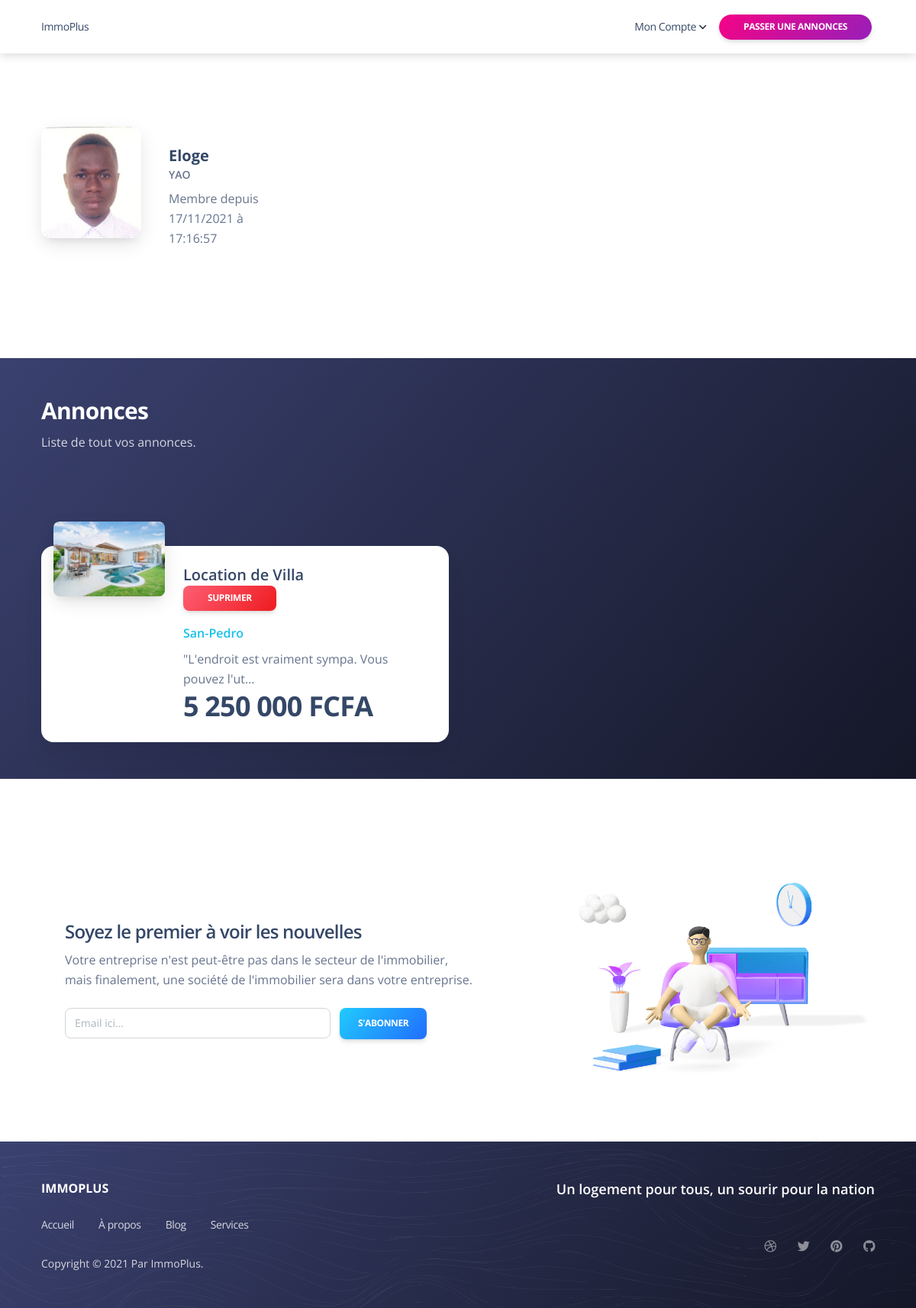
Page /about-us.php (signed in) on the committed database.
### tables this page shows
CREATE TABLE IF NOT EXISTS `annonce` (
  `id` int(255) NOT NULL AUTO_INCREMENT,
  `id_categorie` int(11) NOT NULL,
  `id_annonceur` int(11) NOT NULL,
  `titre` varchar(50) NOT NULL,
  `prix` text NOT NULL,
  `suface` double NOT NULL,
  `ville` varchar(255) NOT NULL,
  `description` text NOT NULL,
  `date_creation` datetime NOT NULL,
  `photoExt` varchar(225) NOT NULL,
  `photoSalon` varchar(225) NOT NULL,
  `photoChambre` varchar(255) NOT NULL,
  PRIMARY KEY (`id`),
  KEY `id_categorie` (`id_categorie`)
);

### about-us.php (the view, shortened to what this page needs)
<?php session_start();
require_once 'admin/backend/database.php';?>
<!DOCTYPE html>
<html lang="fr" itemscope itemtype="http://schema.org/WebPage">
<head>
  <link href="assets/css/nucleo-icons.css" rel="stylesheet" />
  <link href="assets/css/nucleo-svg.css" rel="stylesheet" />
  <link href="assets/css/nucleo-svg.css" rel="stylesheet" />
  <link id="pagestyle" href="assets/css/soft-design-system.css?v=1.0.5" rel="stylesheet" />
</head>
<body class="about-us">
  <?php include 'includes/navbar.php'; ?>
  <section class="py-7">
    <div class="container">
      <div class="row align-items-center">
        <div class="col-md-4">
          <div class="card card-profile card-plain">
            <div class="row">
              <div class="col-lg-5">
                <a href="javascript:;">
                  <div class="position-relative">
                    <div class="blur-shadow-image">
                      <img class="w-100 rounded-3 shadow-lg" src="./assets/uploads/<?= $_SESSION['avatar']; ?>">
                    </div>
                  </div>
                </a>
              </div>
              <div class="col-lg-7 ps-0 my-auto">
                <div class="card-body text-left">
                  <div class="p-md-0 pt-3">
                    <h5 class="font-weight-bolder mb-0"><?= $_SESSION['nom_prenom']; ?></h5>
                    <p class="text-uppercase text-sm font-weight-bold mb-2"><?= $_SESSION['pseudo']; ?></p>
                  </div>
                  <p class="mb-4">Membre depuis <?php $date = date_create($_SESSION['dateCreationCompte']);
                                                echo date_format($date, 'd/m/Y à H:i:s'); ?></p>
                </div>
              </div>
            </div>
          </div>
        </div>
      </div>
    </div>
  </section>
  <section class="pb-5 position-relative bg-gradient-dark mx-n3">
    <div class="container">
      <div class="row">
        <div class="col-md-8 text-start mb-5 mt-5">
          <h3 class="text-white z-index-1 position-relative">Annonces</h3>
          <?php $ret = mysqli_query($conn, "SELECT * FROM annonce WHERE id_annonceur =  '" .  $_SESSION['id'] . "'");
        $row = mysqli_num_rows($ret);
        if ($row > 0) {
        ?>
          <p class="text-white opacity-8 mb-0">Liste de tout vos annonces.</p>
        </div>
      </div>
      <div class="row">
      <?php
          while ($row = mysqli_fetch_array($ret)) {
        ?>
            <div class="col-lg-6 col-12">
              <br><br>
              <div class="card card-profile mt-4">
                <div class="row">
                  <div class="col-lg-4 col-md-6 col-12 mt-n5">
                    <a href="javascript:;">
                      <div class="p-3 pe-md-0">
                        <img class="w-100 border-radius-md shadow-lg" src="public/uploads/photoExt/<?= $row['photoExt']; ?>" alt="image">
                      </div>
                    </a>
                  </div>
                  <div class="col-lg-8 col-md-6 col-12 my-auto">
                    <div class="card-body ps-lg-0">
                      <h5 class="mb-0"><?php echo $row['titre']; ?> &nbsp;&nbsp;&nbsp;&nbsp;&nbsp;&nbsp;&nbsp;&nbsp;&nbsp;&nbsp;&nbsp;&nbsp;
                      <a href="admin/backend/supprimerannonce.php?idF=<?php echo $row['id'] ?>"type="button" class="btn bg-gradient-danger btn-sm">Suprimer</a></h5>
                      <h6 class="text-info"><?php echo $row['ville']; ?></h6>
                      <p class="mb-0"><?php echo  mb_strimwidth($row['description'], 0, 50, "..."); ?></p>
                      <h2 class="mb-0"> <?php echo $row['prix']; ?></h2>
                    </div>
                  </div>
                </div>
              </div>
            </div>
          <?php }
        }else {
          echo ' <p class="text-white opacity-8 mb-0">Aucune annonces.</p>
          </div>
        </div>';
        } ?>
              </div>
      </div>
  </section>
  <section class="my-5 pt-5">
    <div class="container">
      <div class="row">
        <div class="col-md-6 m-auto">
          <h4>Soyez le premier à voir les nouvelles</h4>
          <p class="mb-4">
          Votre entreprise n'est peut-être pas dans le secteur de l'immobilier,
             mais finalement, une société de l'immobilier sera dans votre entreprise.
          </p>
          <div class="row">
            <div class="col-8">
              <div class="input-group">
                <input type="text" class="form-control mb-sm-0" placeholder="Email ici...">
              </div>
            </div>
            <div class="col-4 ps-0">
              <button type="button" class="btn bg-gradient-info mb-0 h-100 position-relative z-index-2">S'abonner</button>
            </div>
          </div>
        </div>
        <div class="col-md-5 ms-auto">
          <div class="position-relative">
            <img class="max-width-50 w-100 position-relative z-index-2" src="assets/img/illustrations/sign-up.png" alt="image">
          </div>
        </div>
      </div>
    </div>
  </section>
  <?php require_once 'includes/footer.php'; ?>
</body>
</html>

### rows in the picture
annonce: photoExt (picture), titre "Location de Villa", ville "San-Pedro", description "\"L'endroit est vraiment sympa. Vous pouvez l'ut...", prix "5 250 000 FCFA"

### other values in the picture
$_SESSION['nom_prenom'] "Eloge"
$_SESSION['pseudo'] "YAO"
date_format($date, 'd/m/Y à H:i:s') "17/11/2021 à 17:16:57"
